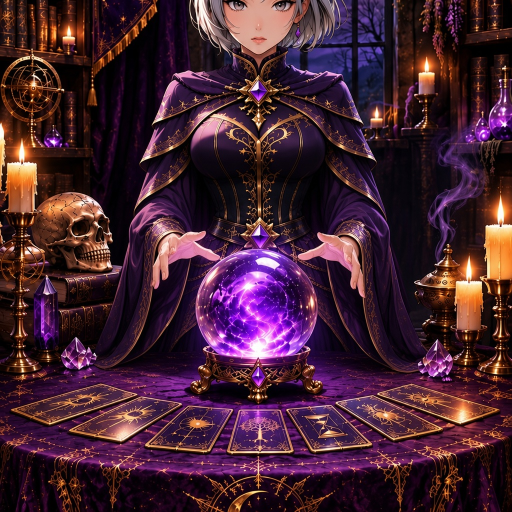
#> input picture tools/hands-src/v1.jpg, 1024 x 1024 px, given in place of mira2-character.png, which was not available (shown at 1/2 size)
$ python build-mouth-patches.py hands-src/v1.jpg
#> lines starting #> are read from the running program, lines starting #| are printed output that depends on the picture; after the words box and inside, x2 and y2 are one past the last pixel; in counts of white or black regions, pixels touching at a corner belong together
"""Rebuild the lip-sync mouth patches for the Mira still.

Usage:  pip install opencv-python-headless numpy
        python tools/build-mouth-patches.py SRC_DIR  (SRC_DIR has mira2-character.png, mouth-o.jpg, mouth-e.jpg, mouth-a.jpg)

1. The still is saved as public/assets/mira2.jpg; patches are cut from that exact JPEG so pixels match.
2. Each mouth image is resized to the still and registered with ECC (translation, scale searched) on the
   nose/cheek/jaw-edge region, with the mouth excluded (the jaw moves when the mouth opens).
3. Inside a feathered ellipse around the mouth, the aligned mouth replaces the still; colours are matched
   to the skin ring around it. Output: RGBA PNG patches + the patch rectangle (printed, % of image).
"""
import cv2, numpy as np, sys, os, json
src = sys.argv[1] if len(sys.argv) > 1 else '.'
out = os.path.join(os.path.dirname(__file__), '..', 'public', 'assets')
base = cv2.imread(os.path.join(src, 'mira2-character.png'))
#> base is the input picture: shape (1024, 1024, 3); mean B, G, R 50.2, 34.9, 69.1
cv2.imwrite(os.path.join(out, 'mira2.jpg'), base, [cv2.IMWRITE_JPEG_QUALITY, 92])
base = cv2.imread(os.path.join(out, 'mira2.jpg')); H, W = base.shape[:2]
#> after `H, W = base.shape[:2]`: H = 1024; W = 1024
MX, MY = 475, 581            # mouth centre in the 941x1672 still
RX, RY, FE = 27, 21, 9       # replaced ellipse radii and feather width (px)
g = lambda im: cv2.GaussianBlur(cv2.cvtColor(im, cv2.COLOR_BGR2GRAY).astype(np.float32) / 255, (0, 0), 1.0)
G = g(base)
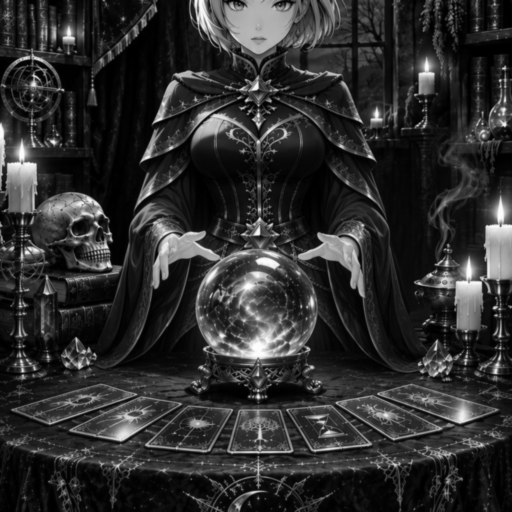
#> G: shape (1024, 1024) float32 (shown at 1/2 size); min 0, max 0.994, mean 0.184
reg = np.zeros((H, W), np.uint8)
reg[MY-152:MY-14, MX-120:MX+120] = 255
reg[MY-14:MY+38, MX-120:MX-45] = 255; reg[MY-14:MY+38, MX+45:MX+120] = 255
def ell(rx, ry):
#> called with rx = 27, ry = 21
    m = np.zeros((H, W), np.float32); cv2.ellipse(m, (MX, MY), (rx, ry), 0, 0, 360, 1, -1); return m
#> after `cv2.ellipse(m, (MX, MY), (rx, ry), 0, 0, 360, 1, -1)`:
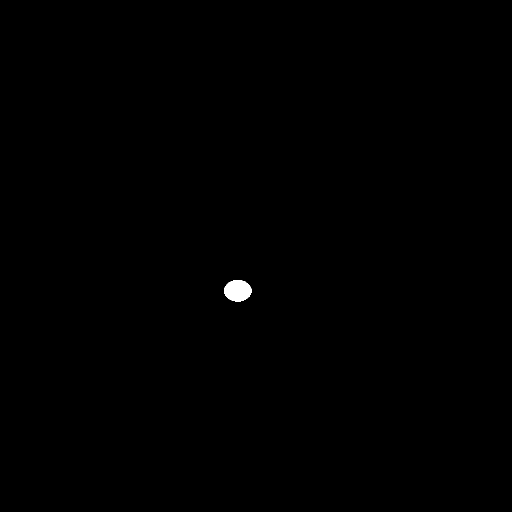
#> m: shape (1024, 1024) float32 (shown at 1/2 size); values 0 (black) and 1 (white), 0.18% white; 1 white region, box (x1, y1, x2, y2) and area: (448, 560, 503, 603) 1847
inner = ell(RX, RY)
dist = cv2.distanceTransform((1 - inner).astype(np.uint8), cv2.DIST_L2, 5)
alpha = np.clip(1 - dist / FE, 0, 1); alpha = alpha * alpha * (3 - 2 * alpha)
ring = (ell(RX+FE+6, RY+FE+6) - ell(RX+2, RY+2)) > 0
#> call 2 of ell, with rx = 42, ry = 36
#> in ell (call 2), `cv2.ellipse(m, (MX, MY), (rx, ry), 0, 0, 360, 1, -1)`:
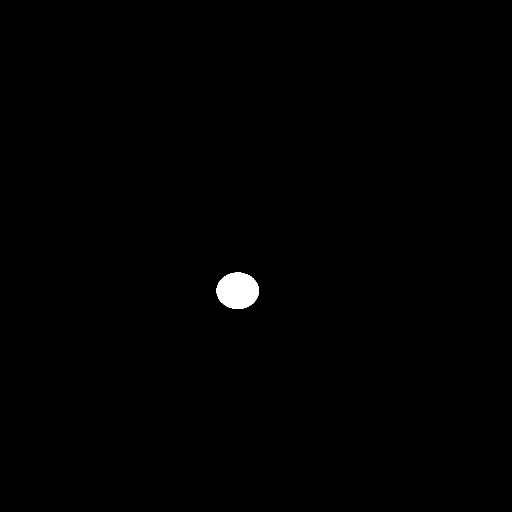
#> m: shape (1024, 1024) float32 (shown at 1/2 size); values 0 (black) and 1 (white), 0.46% white; 1 white region, box (x1, y1, x2, y2) and area: (433, 545, 518, 618) 4869
#> in ell (call 3), `cv2.ellipse(m, (MX, MY), (rx, ry), 0, 0, 360, 1, -1)`: m: shape (1024, 1024) float32; values 0 (black) and 1 (white), 0.21% white; 1 white region, box (x1, y1, x2, y2) and area: (446, 558, 505, 605) 2181
X0, Y0, X1, Y1 = MX-RX-FE-4, MY-RY-FE-4, MX+RX+FE+4, MY+RY+FE+4
for n in 'oea':
    m = cv2.resize(cv2.imread(os.path.join(src, f'mouth-{n}.jpg')), (W, H), interpolation=cv2.INTER_LANCZOS4)
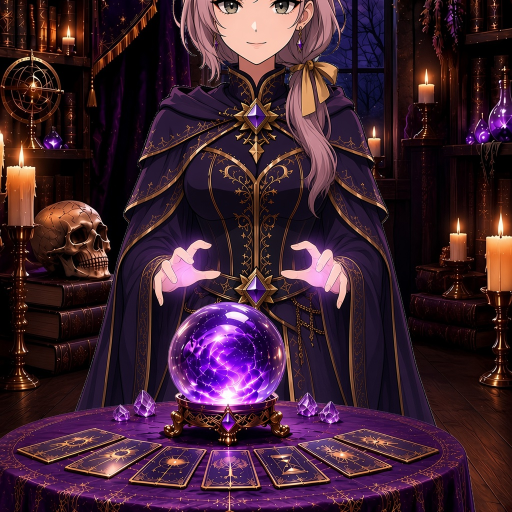
#> input picture tools/hands-src/v2.jpg, 1024 x 1024 px, given in place of mouth-o.jpg, which was not available (shown at 1/2 size)
#> m is the input picture: shape (1024, 1024, 3); mean B, G, R 48.4, 33.7, 62.7
    best = None
    for s in np.linspace(0.97, 1.03, 13):
        Wm = np.array([[s, 0, MX*(1-s)], [0, s, MY*(1-s) - 8]], np.float32)
#> (the run stopped early here; a loop or call above may not have finished)
